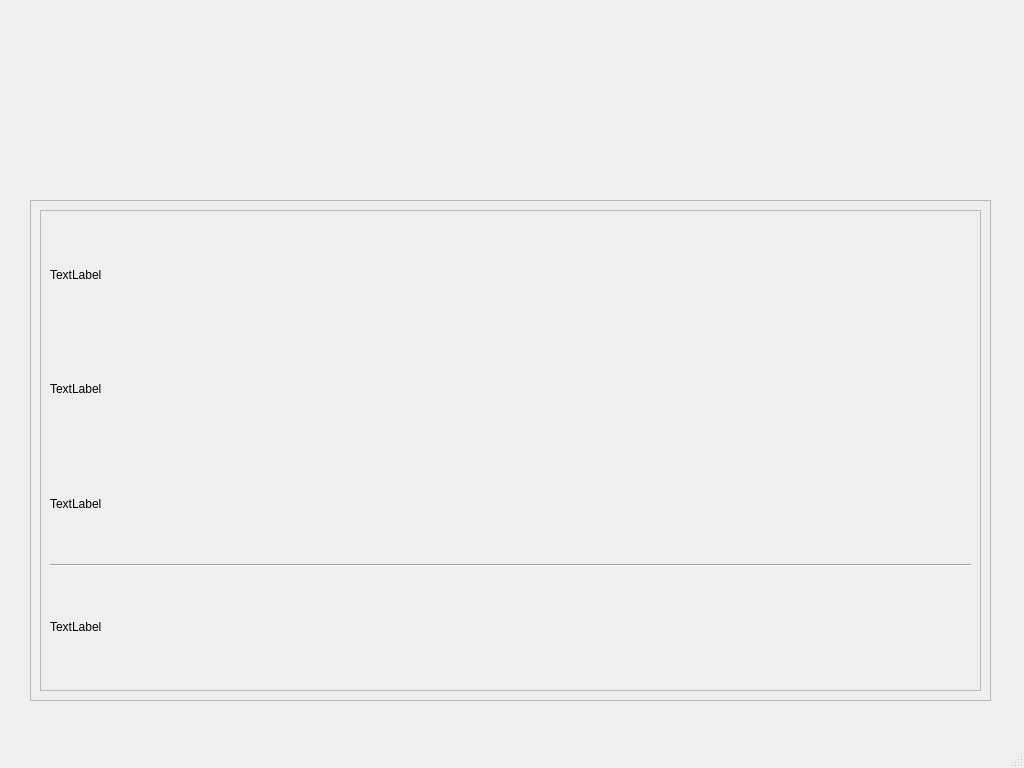
<?xml version="1.0" encoding="UTF-8"?>
<ui version="4.0">
 <class>MainWindow</class>
 <widget class="QMainWindow" name="MainWindow">
  <property name="geometry">
   <rect>
    <x>0</x>
    <y>0</y>
    <width>1024</width>
    <height>768</height>
   </rect>
  </property>
  <property name="windowTitle">
   <string>MainWindow</string>
  </property>
  <widget class="QWidget" name="centralwidget">
   <widget class="QScrollArea" name="scrollArea">
    <property name="geometry">
     <rect>
      <x>30</x>
      <y>200</y>
      <width>961</width>
      <height>501</height>
     </rect>
    </property>
    <property name="widgetResizable">
     <bool>true</bool>
    </property>
    <widget class="QWidget" name="scrollAreaWidgetContents">
     <property name="geometry">
      <rect>
       <x>0</x>
       <y>0</y>
       <width>959</width>
       <height>499</height>
      </rect>
     </property>
     <layout class="QVBoxLayout" name="verticalLayout_2">
      <item>
       <widget class="QFrame" name="frame">
        <property name="frameShape">
         <enum>QFrame::StyledPanel</enum>
        </property>
        <property name="frameShadow">
         <enum>QFrame::Raised</enum>
        </property>
        <layout class="QVBoxLayout">
         <item>
          <widget class="QLabel" name="label">
           <property name="text">
            <string>TextLabel</string>
           </property>
          </widget>
         </item>
         <item>
          <widget class="QLabel" name="label_4">
           <property name="text">
            <string>TextLabel</string>
           </property>
          </widget>
         </item>
         <item>
          <widget class="QLabel" name="label_3">
           <property name="text">
            <string>TextLabel</string>
           </property>
          </widget>
         </item>
         <item>
          <widget class="Line" name="line">
           <property name="orientation">
            <enum>Qt::Horizontal</enum>
           </property>
          </widget>
         </item>
         <item>
          <widget class="QLabel" name="label_2">
           <property name="text">
            <string>TextLabel</string>
           </property>
          </widget>
         </item>
        </layout>
       </widget>
      </item>
     </layout>
    </widget>
   </widget>
  </widget>
  <widget class="QMenuBar" name="menubar">
   <property name="geometry">
    <rect>
     <x>0</x>
     <y>0</y>
     <width>1024</width>
     <height>21</height>
    </rect>
   </property>
  </widget>
  <widget class="QStatusBar" name="statusbar"/>
 </widget>
 <resources/>
 <connections/>
</ui>
